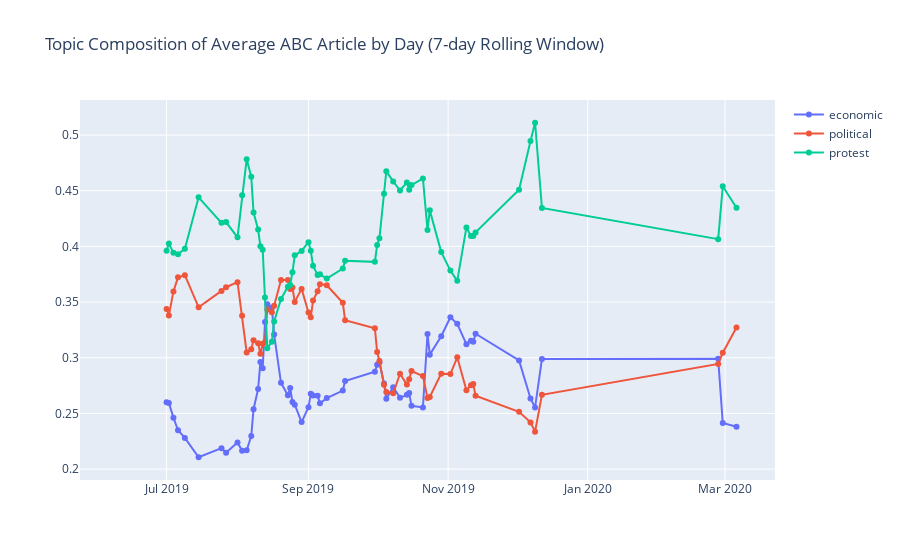
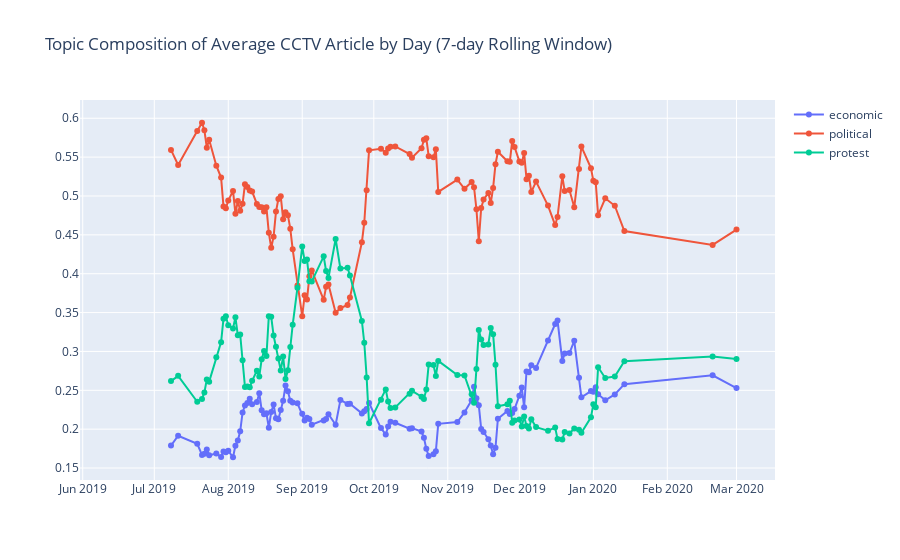
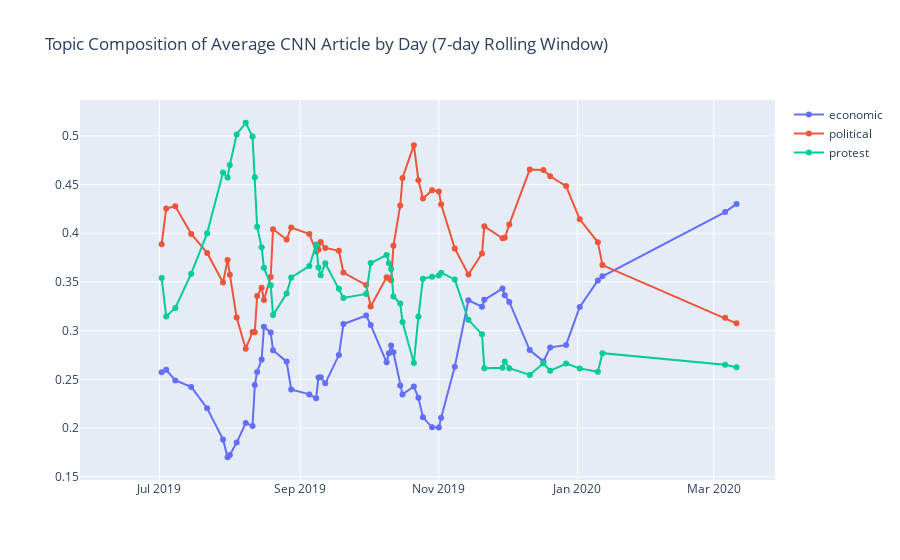
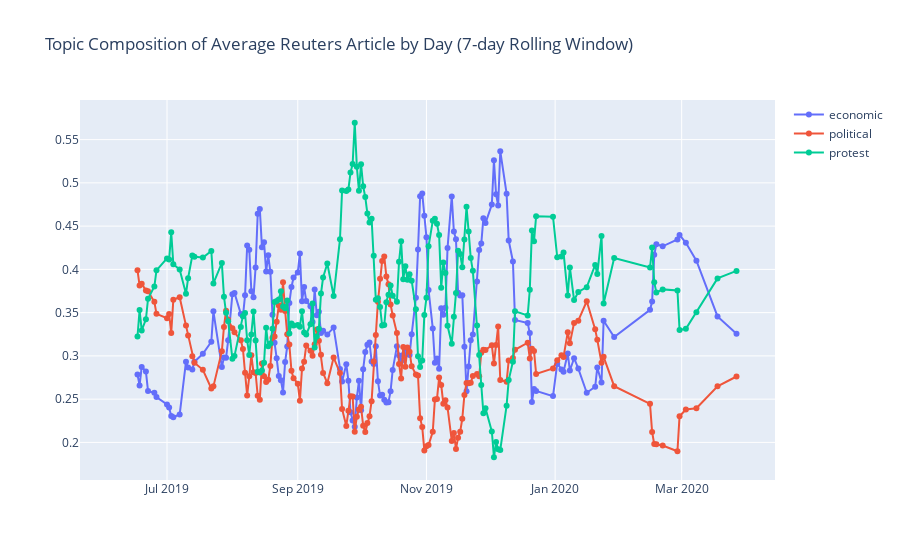

Write notebook code for charts like these, in order.
### Code cell
for source in sources:
    data = df.loc[df['source'] == source].groupby('date').mean().rolling(7).mean().reset_index()
    fig = go.Figure()
    for topic in topics:
        fig.add_trace(
            go.Scatter(
                x=data['date'],
                y=data[topic],
                mode='lines+markers',
                name=topic,
            )
        )
        fig.update_layout(
            title={
                'text': f'Topic Composition of Average {source} Article by Day (7-day Rolling Window)',
            }
        )
        
    fig.show()
